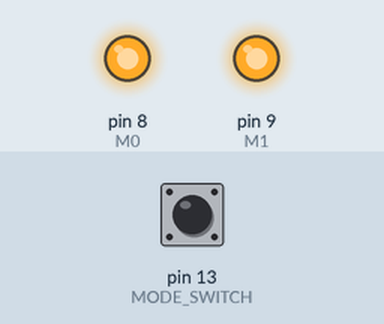
The sketch below on a simulated Arduino Uno, built with avr-gcc and run on an emulated ATmega328P. Parts: output pins drawn as LEDs (lit = HIGH). The test bench sets the inputs (shaded band); at power-on: pin 13 (MODE_SWITCH) HIGH.

Above: at 1.2 s.
1.3 s: pin 13 (MODE_SWITCH) pulled LOW for 0.15 s
At 1.37 s:
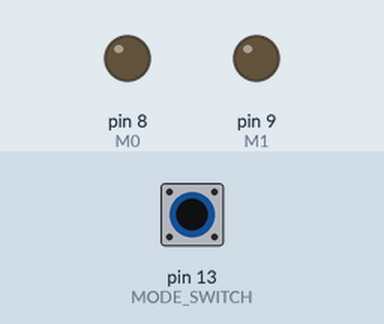
4.4 s: pin 13 (MODE_SWITCH) pulled LOW for 3.2 s
At 8.2 s:
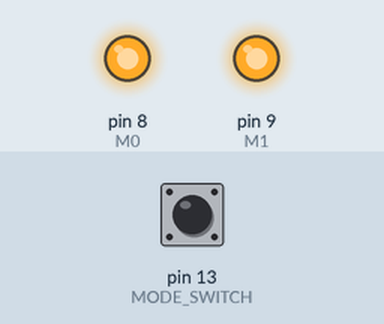
Timing chart, 0 to 9.7 s (numbered marks = the images above; inputs shaded):
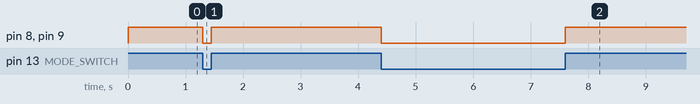

The sketch:

E-32-Lora2.ino
```cpp
/*  8: M0
 *  9: M1
 * 10: RX
 * 11: TX
 * 12: AUX
 */


#include <SoftwareSerial.h>


#define M0 8
#define M1 9
#define SOFT_TX 10
#define SOFT_RX 11
#define AUX 12

#define MODE_SWITCH 13

SoftwareSerial softSerial(SOFT_RX, SOFT_TX); // RX, TX
char byte_buffer[3];
char output_buffer[7];
// the setup function runs once when you press reset or power the board
void setup() {

  pinMode(M0, OUTPUT);
  pinMode(M1, OUTPUT);
  pinMode(SOFT_RX, INPUT);
  pinMode(SOFT_TX, OUTPUT);
  pinMode(AUX, INPUT);
  pinMode(MODE_SWITCH, INPUT);

  Serial.begin(9600);
  softSerial.begin(9600);


  // mode 0
  digitalWrite(M0, LOW);
  digitalWrite(M1, LOW);

  byte_buffer[0] = '\0';
  output_buffer[0] = '\0';

}

#define MODE0 "z"
#define MODE1 "x"
#define MODE2 "c"
#define MODE3 "v"

// set E32-TTL mode
char set_mode(char mode) {
  char m0 = 0;
  char m1 = 0;

  switch(mode) {
    // working
    case 0:
      m0=0;
      m1=0;
      break;
    // wake-up
    case 1:
      m0=0;
      m1=1;
      break;
    // power-saving
    case 2:
      m0=1;
      m1=0;
      break;
    // sleep
    case 3:
      m0=1;
      m1=1;
      break;
    default:
      return false;
  }

  digitalWrite(M0, m0);
  digitalWrite(M1, m1);

  return true;
}

// the loop function runs over and over again forever
void loop() {
  if(Serial.available()>0) {
    delay(10);
    char input = Serial.read();

    if(input == '\n') {

      //Serial.println(output_buffer);
      softSerial.write(output_buffer);
      output_buffer[0] = '\0';
      delay(100);

    } else {
      //


      size_t len_byte_buffer = strlen(byte_buffer);
      byte_buffer[len_byte_buffer] = input;
      byte_buffer[len_byte_buffer+1] = '\0';


      if( len_byte_buffer == 1 ) {
        int output_byte = strtoul(byte_buffer, NULL, 16);
        Serial.println(output_byte);
        Serial.println(byte_buffer);
        byte_buffer[0] = '\0';
        size_t len_output_buffer = strlen(output_buffer);
        output_buffer[len_output_buffer] = output_byte;
      }


    }


    //char high_byte = Serial.read();


    //Serial.println(output);
  }

  if(softSerial.available()>0) {
    // char input = softSerial.readBytesUntil('\0', buffer, 2);
    delay(10);
    char input = softSerial.read();

    //int output = strtoul(&input, NULL, 16);
    char one_byte[3]="";
    sprintf(&one_byte[0], "%02x", input);

    Serial.println(one_byte);
    //softSerial.print(output);
  }


  //
  int mode = digitalRead(MODE_SWITCH);
  if( mode == LOW ) {
    // mode 0
    digitalWrite(M0, LOW);
    digitalWrite(M1, LOW);
  } else {
    // mode 3
    digitalWrite(M0, HIGH);
    digitalWrite(M1, HIGH);


  }


}
```

Measured:
- after the input at 1.3 s, pin 8 (M0), pin 9 (M1): HIGH → LOW at once, → HIGH 0.15 s later
- after the input at 4.4 s, pin 8 (M0), pin 9 (M1): HIGH → LOW at once, → HIGH 3.2 s later
